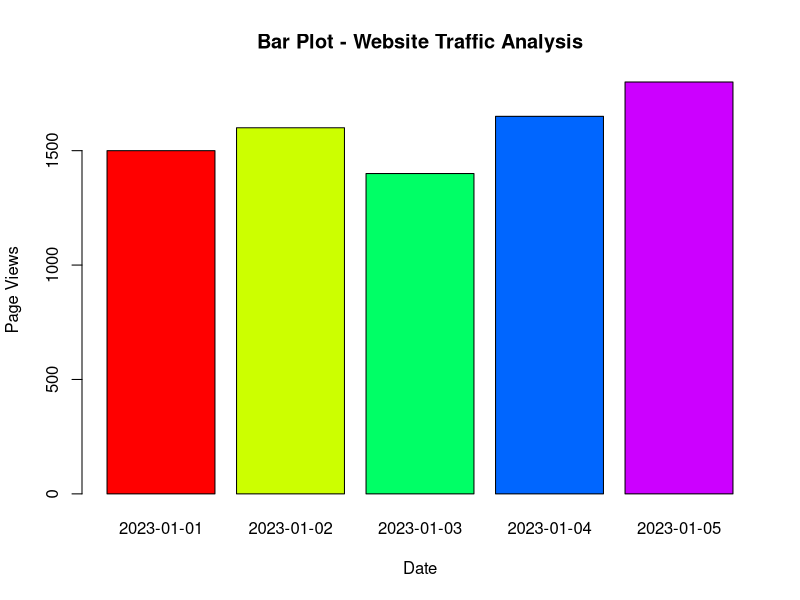

Recreate this plot in R.
# Provided data
traffic_data <- data.frame(
  Date = as.Date(c('2023-01-01', '2023-01-02', '2023-01-03', '2023-01-04', '2023-01-05')),
  Page_Views = c(1500, 1600, 1400, 1650, 1800),
  Click_through_Rate = c(2.3, 2.7, 2.0, 2.4, 2.6)
)

# Convert Click-through Rate to numeric
traffic_data$Click_through_Rate <- as.numeric(sub("%", "", traffic_data$Click_through_Rate))

# Bar Plot
barplot(traffic_data$Page_Views, names.arg = format(traffic_data$Date, "%Y-%m-%d"),
        col = rainbow(length(traffic_data$Page_Views)),
        main = "Bar Plot - Website Traffic Analysis", xlab = "Date", ylab = "Page Views")
